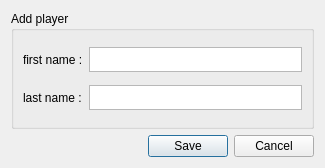
<?xml version="1.0" encoding="UTF-8"?>
<ui version="4.0">
 <class>Dialog_addplayer</class>
 <widget class="QDialog" name="Dialog_addplayer">
  <property name="geometry">
   <rect>
    <x>0</x>
    <y>0</y>
    <width>321</width>
    <height>165</height>
   </rect>
  </property>
  <property name="windowTitle">
   <string>Dialog</string>
  </property>
  <layout class="QGridLayout" name="gridLayout">
   <item row="0" column="0">
    <widget class="QGroupBox" name="groupBox_addplayer">
     <property name="minimumSize">
      <size>
       <width>303</width>
       <height>118</height>
      </size>
     </property>
     <property name="maximumSize">
      <size>
       <width>337</width>
       <height>150</height>
      </size>
     </property>
     <property name="title">
      <string>Add player</string>
     </property>
     <layout class="QGridLayout" name="gridLayout_5">
      <item row="0" column="0">
       <widget class="QLabel" name="label_4">
        <property name="text">
         <string>first name :</string>
        </property>
       </widget>
      </item>
      <item row="0" column="1">
       <widget class="QTextEdit" name="textEdit_fname">
        <property name="maximumSize">
         <size>
          <width>16777215</width>
          <height>25</height>
         </size>
        </property>
        <property name="acceptRichText">
         <bool>false</bool>
        </property>
        <property name="placeholderText">
         <string/>
        </property>
       </widget>
      </item>
      <item row="1" column="1">
       <widget class="QTextEdit" name="textEdit_lname">
        <property name="maximumSize">
         <size>
          <width>16777215</width>
          <height>25</height>
         </size>
        </property>
        <property name="acceptRichText">
         <bool>false</bool>
        </property>
       </widget>
      </item>
      <item row="1" column="0">
       <widget class="QLabel" name="label_5">
        <property name="text">
         <string>last name :</string>
        </property>
       </widget>
      </item>
     </layout>
    </widget>
   </item>
   <item row="1" column="0">
    <widget class="QDialogButtonBox" name="buttonBox">
     <property name="orientation">
      <enum>Qt::Horizontal</enum>
     </property>
     <property name="standardButtons">
      <set>QDialogButtonBox::Cancel|QDialogButtonBox::Save</set>
     </property>
     <property name="centerButtons">
      <bool>false</bool>
     </property>
    </widget>
   </item>
  </layout>
 </widget>
 <resources/>
 <connections>
  <connection>
   <sender>buttonBox</sender>
   <signal>accepted()</signal>
   <receiver>Dialog_addplayer</receiver>
   <slot>accept()</slot>
   <hints>
    <hint type="sourcelabel">
     <x>248</x>
     <y>254</y>
    </hint>
    <hint type="destinationlabel">
     <x>157</x>
     <y>274</y>
    </hint>
   </hints>
  </connection>
  <connection>
   <sender>buttonBox</sender>
   <signal>rejected()</signal>
   <receiver>Dialog_addplayer</receiver>
   <slot>reject()</slot>
   <hints>
    <hint type="sourcelabel">
     <x>316</x>
     <y>260</y>
    </hint>
    <hint type="destinationlabel">
     <x>286</x>
     <y>274</y>
    </hint>
   </hints>
  </connection>
 </connections>
</ui>
